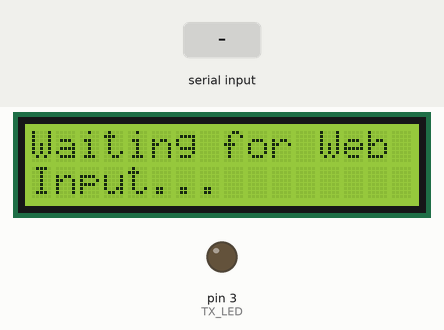
Simulated run of this sketch. Board: Arduino Uno, built with avr-gcc and run on an emulated ATmega328P. Parts: 16×2 character LCD, output pins drawn as LEDs (lit = HIGH). The inputs (shaded band) are chosen by the test bench. What the sketch prints to the serial monitor is not drawn.

Above: at 2.2 s.
2.3 s: "1\n" received over Serial
At 4.2 s:
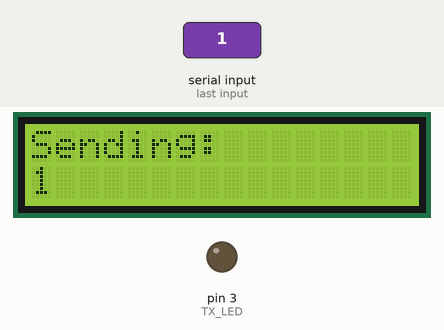
4.5 s: "0\n" received over Serial
At 6.8 s:
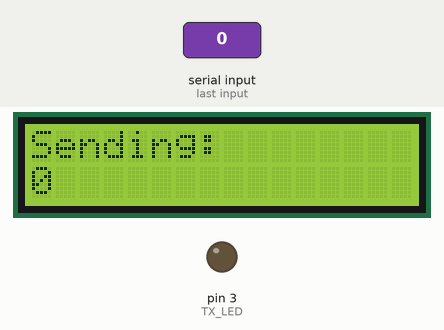
6.9 s: "2\n" received over Serial
At 10.1 s:
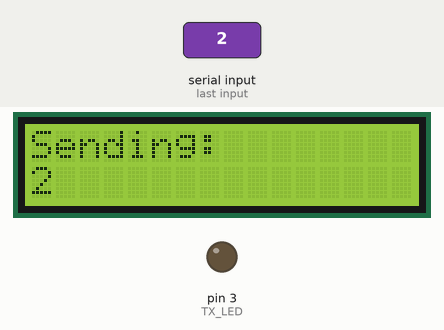
Timing chart, 0 to 11.6 s (numbered marks = the images above; inputs shaded):
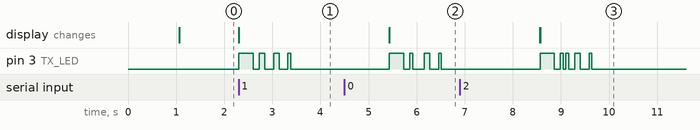

The sketch:

lifi_tx.ino
```cpp
#include <LiquidCrystal.h>

#define TX_LED 3
// LCD Pin allocation: RS=12, E=11, D4=5, D5=4, D6=6, D7=7
LiquidCrystal lcd(12, 11, 5, 4, 6, 7);

const int BIT_DELAY = 60; // MUST match RX's BIT_DELAY exactly

void sendChar(char c)
{
  // Start bit
  digitalWrite(TX_LED, HIGH);
  delay(BIT_DELAY);

  for (int i = 0; i < 8; i++)
  {
    digitalWrite(TX_LED, bitRead(c, i));
    delay(BIT_DELAY);
  }

  // Stop bit
  digitalWrite(TX_LED, LOW);
  delay(BIT_DELAY);
}

void sendPreamble()
{
  digitalWrite(TX_LED, HIGH);
  delay(300);
  digitalWrite(TX_LED, LOW);
  delay(BIT_DELAY * 2);
}

void sendMessage(String message)
{
  sendPreamble();

  for (unsigned int i = 0; i < message.length(); i++)
  {
    sendChar(message[i]);
  }

  sendChar((char)0x00); // terminator
  digitalWrite(TX_LED, LOW);
}

void setup()
{
  Serial.begin(9600);
  pinMode(TX_LED, OUTPUT);
  digitalWrite(TX_LED, LOW);
  lcd.begin(16, 2);
  lcd.print("LiFi Ready...");
  delay(1000);

  lcd.clear();
  lcd.print("Waiting for Web");
  lcd.setCursor(0, 1);
  lcd.print("Input...");
}

void loop()
{
  if (Serial.available() > 0)
  {
    String inputMessage = Serial.readStringUntil('\n');
    inputMessage.trim();
    if (inputMessage.length() > 0)
    {
      lcd.clear();
      lcd.setCursor(0, 0);
      lcd.print("Sending:");
      lcd.setCursor(0, 1);
      lcd.print(inputMessage.length() > 16 ? inputMessage.substring(0, 16) : inputMessage);

      sendMessage(inputMessage);

      Serial.print("Transmitted: ");
      Serial.println(inputMessage);

      delay(1500);

      lcd.clear();
      lcd.print("Waiting for Web");
      lcd.setCursor(0, 1);
      lcd.print("Input...");
    }
  }
}
```

Measured:
- after the input at 2.3 s, pin 3 (TX_LED): LOW → HIGH at once, → LOW 0.30 s later, → HIGH 0.12 s later, → LOW 0.12 s later, … (8 changes in this stretch); the display: changes at once (image 1)
- after the input at 4.5 s, the display: first differs from a run without the input after 0.94 s (image 2)
- after the input at 6.9 s, the display: first differs from a run without the input after 1.7 s (image 3)
